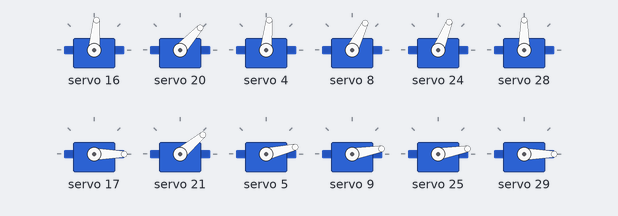
The sketch below on a simulated Arduino Mega 2560, built with avr-gcc and run on an emulated ATmega2560. On the bench: 12 × servo.

Above: at 0.1 s.
At 5.2 s:
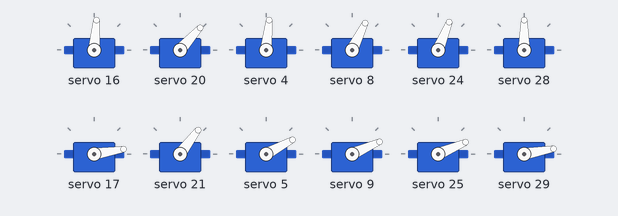
At 13.26 s:
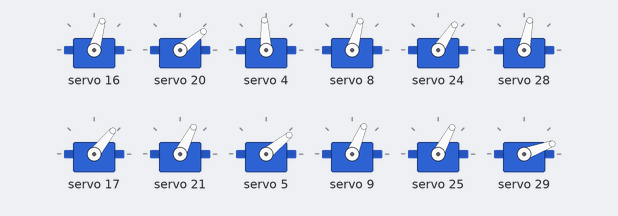
At 21.1 s:
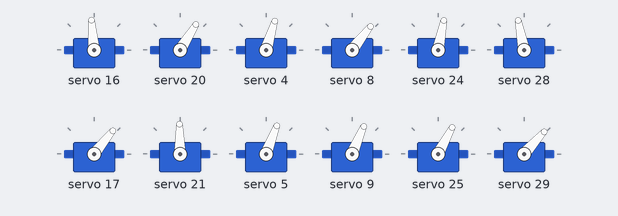
At 28.6 s:
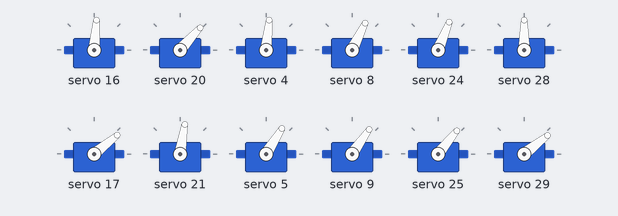
At 39.88 s:
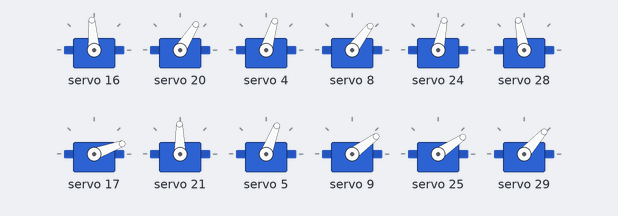
Timing chart, 0 to 40.0 s (numbered marks = the images above):
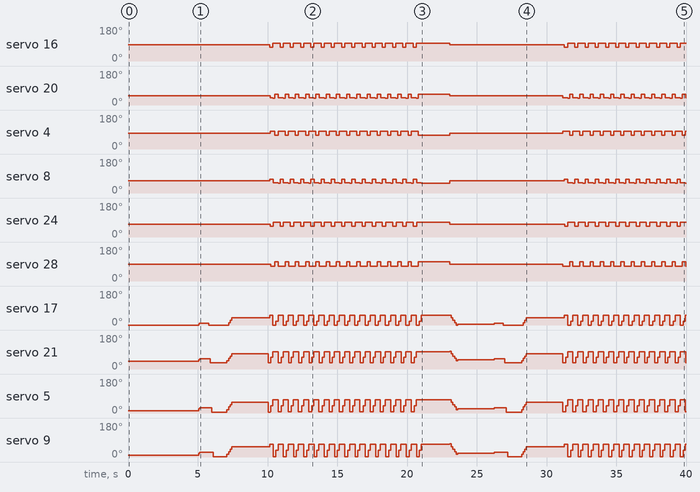

The sketch:

hexapod.ino
```cpp
//
// Hexapod Code
//

#include <math.h>
#include "core_servo_utils.h"
#include "hexapod.h"

#include "walking_style.h"

WalkingStyle style;
bool ENABLE_DEBUG = false;

void setup() {

  if(ENABLE_DEBUG) {
    Serial.begin(9600);
  }
  Serial.println("Waking up 18 servo spider hexapod!");

  setupPwm();

  setInitialServoPositions();

  delay(5000);
  yield();
}

void loop() {

  // setServoPosition(sn60_pin, 60);
  // delay(5000);
  // setServoPosition(sn60_pin, 90);
  // delay(5000);
  // setServoPosition(sn60_pin, 120);
  // delay(10000);
  style.go();

}
```

core_servo_utils.h
```cpp
#ifndef CORE_UTILS_INCLUDE
#define CORE_UTILS_INCLUDE

bool isTaskAborted();

void setupPwm();

int getServoName(int servoNum);

double getAlpha(int L, int servoLift);

double getBeta(int L, int servoLift) ;

void setServoPosition(int servoNum, int theta);


#endif
```

core_servo_utils.ino
```cpp
#include <Wire.h>
#include <Adafruit_PWMServoDriver.h>
#include <math.h>

#include "hexapod.h"
#include "core_servo_utils.h"

// called this way, it uses the default address 0x40
Adafruit_PWMServoDriver pwm = Adafruit_PWMServoDriver();
// you can also call it with a different address you want
Adafruit_PWMServoDriver pwm2 = Adafruit_PWMServoDriver(0x41);

bool taskAborted = false;
int taskAbortCode = -1;

void setupPwm() {
  pwm.begin();
  pwm2.begin();

  pwm.setPWMFreq(FREQ_MG996R);
  pwm2.setPWMFreq(FREQ_MG996R);
}

void setServoPosition(int servoNum, int theta) {

  if (theta < 0 || theta > 180) {
    Serial.println("invalid theta:" + theta);
    abortTask(-1);
    return;
  }

  int sheildNum = servoNum / 16;

  int servoMin = -1;
  int servoMax = -1;
  int thetaMin = -1;
  int thetaMax = -1;
  int thetaOffset = 0;
  int pos60 = -1;
  int pos120 = -1;
  switch(servoNum) {
    case sn10_pin:
      servoMin = sn10_pos60;
      servoMax = sn10_pos120;
      thetaMin = s0_min;
      thetaMax = s0_max;
      thetaOffset = sn10_theta_offset;
      break;
    case sn20_pin:
      servoMin = sn20_pos60;
      servoMax = sn20_pos120;
      thetaMin = s0_min;
      thetaMax = s0_max;
      thetaOffset = sn20_theta_offset;
      break;
    case sn30_pin:
      servoMin = sn30_pos60;
      servoMax = sn30_pos120;
      thetaMin = s0_min;
      thetaMax = s0_max;
      thetaOffset = sn30_theta_offset;
      break;
    case sn40_pin:
      servoMin = sn40_pos60;
      servoMax = sn40_pos120;
      thetaMin = s0_min;
      thetaMax = s0_max;
      thetaOffset = sn40_theta_offset;
      break;
    case sn50_pin:
      servoMin = sn50_pos60;
      servoMax = sn50_pos120;
      thetaMin = s0_min;
      thetaMax = s0_max;
      thetaOffset = sn50_theta_offset;
      break;
    case sn60_pin:
      servoMin = sn60_pos60;
      servoMax = sn60_pos120;
      thetaMin = s0_min;
      thetaMax = s0_max;
      thetaOffset = sn60_theta_offset;
      break;
    case sn11_pin:
      servoMin = sn11_pos60;
      servoMax = sn11_pos120;
      thetaMin = s1_min;
      thetaMax = s1_max;
      thetaOffset = sn11_theta_offset;
      break;
    case sn21_pin:
      servoMin = sn21_pos60;
      servoMax = sn21_pos120;
      thetaMin = s1_min;
      thetaMax = s1_max;
      thetaOffset = sn21_theta_offset;
      break;
    case sn31_pin:
      servoMin = sn31_pos60;
      servoMax = sn31_pos120;
      thetaMin = s1_min;
      thetaMax = s1_max;
      thetaOffset = sn31_theta_offset;
      break;
    case sn41_pin:
      servoMin = sn41_pos60;
      servoMax = sn41_pos120;
      thetaMin = s1_min;
      thetaMax = s1_max;
      thetaOffset = sn41_theta_offset;
      break;
    case sn51_pin:
      servoMin = sn51_pos60;
      servoMax = sn51_pos120;
      thetaMin = s1_min;
      thetaMax = s1_max;
      thetaOffset = sn51_theta_offset;
      break;
    case sn61_pin:
      servoMin = sn61_pos60;
      servoMax = sn61_pos120;
      thetaMin = s1_min;
      thetaMax = s1_max;
      thetaOffset = sn61_theta_offset;
      break;
    case sn12_pin:
      servoMin = sn12_pos60;
      servoMax = sn12_pos120;
      thetaMin = s2_min;
      thetaMax = s2_max;
      thetaOffset = sn12_theta_offset;
      break;
    case sn22_pin:
      servoMin = sn22_pos60;
      servoMax = sn22_pos120;
      thetaMin = s2_min;
      thetaMax = s2_max;
      thetaOffset = sn22_theta_offset;
      break;
    case sn32_pin:
      servoMin = sn32_pos60;
      servoMax = sn32_pos120;
      thetaMin = s2_min;
      thetaMax = s2_max;
      thetaOffset = sn32_theta_offset;
      break;
    case sn42_pin:
      servoMin = sn42_pos60;
      servoMax = sn42_pos120;
      thetaMin = s2_min;
      thetaMax = s2_max;
      thetaOffset = sn42_theta_offset;
      break;
    case sn52_pin:
      servoMin = sn52_pos60;
      servoMax = sn52_pos120;
      thetaMin = s2_min;
      thetaMax = s2_max;
      thetaOffset = sn52_theta_offset;
      break;
    case sn62_pin:
      servoMin = sn62_pos60;
      servoMax = sn62_pos120;
      thetaMin = s2_min;
      thetaMax = s2_max;
      thetaOffset = sn62_theta_offset;
      break;
    default:
      Serial.println("invalid servo:" + getServoName(servoNum) );
      abortTask(-1);
      return;       // raise exception
  }

  if (servoMin < 0 || servoMax < 0) {
    Serial.println("invalid servo min/max for servo:" + getServoName(servoNum));
    abortTask(-1);
    return; // raise exception
  }

  if (theta < thetaMin || theta > thetaMax) {
    Serial.print("Theta:"); Serial.print(theta);
    Serial.print(" not in limits:");
    Serial.print(" ThetaMin:"); Serial.print(thetaMin);
    Serial.print(", ThetaMax:"); Serial.print(thetaMax);
    Serial.print(" for servo:"); Serial.println(getServoName(servoNum));
    abortTask(-1);
    return; //raise exception
  }

  int thetaActual = theta;
  if(theta + thetaOffset > thetaMin && theta + thetaOffset < thetaMax) {
    thetaActual = theta + thetaOffset;
  }
  double pulseLength = map(thetaActual, THETA_MIN_FOR_MAP, THETA_MAX_FOR_MAP, servoMin, servoMax);

    Serial.print("Theta:"); Serial.print(theta);
    Serial.print(" + Theta Offset:"); Serial.print(thetaOffset);
  Serial.print(", Pulse:");Serial.print(pulseLength);
  Serial.print(", servo:"); Serial.println(getServoName(servoNum));

  if(isTaskAborted()) {
    Serial.print("Task aborted");
    return; // do not more actions
  }

  if(servoNum/16 == 0) {
    pwm.setPWM(servoNum, 0, pulseLength);
  } else {
    pulseLength = pulseLength + SHIELD1_PULSE_OFFSET;
    pwm2.setPWM(servoNum%16, 0, pulseLength);
  }

}

int getServoName(int servoNum) {
    switch(servoNum) {
      case sn10_pin:
        return 10;
      case sn20_pin:
        return 20;
      case sn30_pin:
        return 30;
      case sn40_pin:
        return 40;
      case sn50_pin:
        return 50;
      case sn60_pin:
        return 60;
      case sn11_pin:
        return 11;
      case sn21_pin:
        return 21;
      case sn31_pin:
        return 31;
      case sn41_pin:
        return 41;
      case sn51_pin:
        return 51;
      case sn61_pin:
        return 61;
      case sn12_pin:
        return 12;
      case sn22_pin:
        return 22;
      case sn32_pin:
        return 32;
      case sn42_pin:
        return 42;
      case sn52_pin:
        return 52;
      case sn62_pin:
        return 62;
      default:
        Serial.print("Invalid servo num:"); Serial.println(servoNum);
        abortTask(-1);
        break;
    }
    return 0;

}

void abortTask(int code) {
  Serial.print("Task Aborted with code:"); Serial.println(code);
  taskAbortCode = code;
  taskAborted = true;
  delay(60000);

}
bool isTaskAborted() {
  if(taskAborted) {
    Serial.print("Task aborted with code:"); Serial.println(taskAbortCode);
  }
  return taskAborted;
}

void setInitialServoPositions() {

  setServoPosition(sn10_pin, initThetaN10);
  setServoPosition(sn20_pin, initThetaN20);
  setServoPosition(sn30_pin, initThetaN30);
  setServoPosition(sn40_pin, initThetaN40);
  setServoPosition(sn50_pin, initThetaN50);
  setServoPosition(sn60_pin, initThetaN60);


  setServoPosition(sn11_pin, initThetaN11);
  setServoPosition(sn21_pin, initThetaN21);
  setServoPosition(sn31_pin, initThetaN31);
  setServoPosition(sn41_pin, initThetaN41);
  setServoPosition(sn51_pin, initThetaN51);
  setServoPosition(sn61_pin, initThetaN61);


  setServoPosition(sn12_pin, initThetaN12);
  setServoPosition(sn22_pin, initThetaN22);
  setServoPosition(sn32_pin, initThetaN32);
  setServoPosition(sn42_pin, initThetaN42);
  setServoPosition(sn52_pin, initThetaN52);
  setServoPosition(sn62_pin, initThetaN62);
}
```

hexapod.h
```cpp
#ifndef WALKER_INCLUDE
#define WALKER_INCLUDE
const double femur = 7.5; // length of shoulder (in cm)
const double tibia = 14.0; // length of arm
const double coxa = 6.5; // shoulder distance from center
double Z_OFFSET = 4.5; // heigth of shoulder joint from ground

const int L_MIN = 10;
const int L_MAX = 20;

const int FREQ_MG996R = 50;

const int THETA_MIN_FOR_MAP = 60;
const int THETA_MAX_FOR_MAP = 120;

const int SHIELD1_PULSE_OFFSET = -25; // Unbelievable. Needed this as
                                      // same pulse has different behaviour on different shields.
                                      // Servos caliberated using sheild 0 works different on shield1

const int SERVO_THETA_DIFFERENTIAL = 20; // before the angle hold kicks in, we have close to
                                         // +/- 20 degree error.. this is a lot.. :(

const int sn30_pin = 4;      // 0 + 0 (shield_offset, pin_num)
const int sn30_pos60 = 236;
const int sn30_pos120 = 354;
const int sn30_theta_offset = -3;

const int sn31_pin = 5;      // 0 + 0 (shield_offset, pin_num)
const int sn31_pos60 = 195;
const int sn31_pos120 = 305;
const int sn31_theta_offset = 0;

const int sn32_pin = 6;     // 0 + 0 (shield_offset, pin_num)
const int sn32_pos60 = 204;
const int sn32_pos120 = 324;
const int sn32_theta_offset = 0;


const int sn40_pin = 8;      // 0 + 0 (shield_offset, pin_num)
const int sn40_pos60 = 196;
const int sn40_pos120 = 316;
const int sn40_theta_offset = -5;

const int sn41_pin = 9;      // 0 + 0 (shield_offset, pin_num)
const int sn41_pos60 = 189;
const int sn41_pos120 = 303;
const int sn41_theta_offset = 0;

const int sn42_pin = 10;      // 0 + 0 (shield_offset, pin_num)
const int sn42_pos60 = 198;
const int sn42_pos120 = 318;
const int sn42_theta_offset = 0;

const int sn10_pin = 16;      // 16 + 0 (shield_offset, pin_num)
const int sn10_pos60 = 256;
const int sn10_pos120 = 376;
const int sn10_theta_offset = 0;

const int sn11_pin = 17;      // 16 + 1 (shield_offset, pin_num)
const int sn11_pos60 = 162;
const int sn11_pos120 = 274;
const int sn11_theta_offset = 10;

const int sn12_pin = 18;      // 16 + 2 (shield_offset, pin_num)
const int sn12_pos60 = 200;
const int sn12_pos120 = 322;
const int sn12_theta_offset = -5;

const int sn20_pin = 20;      // 16 + 4 (shield_offset, pin_num)
const int sn20_pos60 = 168;
const int sn20_pos120 = 288;
const int sn20_theta_offset = 5;

const int sn21_pin = 21;      // 16 + 5 (shield_offset, pin_num)
const int sn21_pos60 = 275;
const int sn21_pos120 = 377;
const int sn21_theta_offset = -2;

const int sn22_pin = 22;      // 16 + 6 (shield_offset, pin_num)
const int sn22_pos60 = 220;
const int sn22_pos120 = 342;
const int sn22_theta_offset = 5;

const int sn50_pin = 24;      // 16 + 8 (shield_offset, pin_num)
const int sn50_pos60 = 218;
const int sn50_pos120 = 345;
const int sn50_theta_offset = 0;

const int sn51_pin = 25;      // 16 + 9 (shield_offset, pin_num)
const int sn51_pos60 = 209;
const int sn51_pos120 = 314;
const int sn51_theta_offset = 0;

const int sn52_pin = 26;      // 16 + 10 (shield_offset, pin_num)
const int sn52_pos60 = 214;
const int sn52_pos120 = 334;
const int sn52_theta_offset = 2;

const int sn60_pin = 28;      // 16 + 12 (shield_offset, pin_num)
const int sn60_pos60 = 265;
const int sn60_pos120 = 389;
const int sn60_theta_offset = 0;


const int sn61_pin = 29;      // 16 + 13 (shield_offset, pin_num)
const int sn61_pos60 = 163;
const int sn61_pos120 = 267;
const int sn61_theta_offset = 10;

const int sn62_pin = 30;      // 16 + 14 (shield_offset, pin_num)
const int sn62_pos60 = 234;
const int sn62_pos120 = 333;
const int sn62_theta_offset = 0;

const int s0_min = 60;
const int s0_max = 120;
const int s1_min = 15;
const int s1_max = 120;
const int s2_min = 45;
const int s2_max = 135;

const int initThetaN10 = 90;
const int initThetaN20 = 90;
const int initThetaN30 = 90;
const int initThetaN40 = 90;
const int initThetaN50 = 90;
const int initThetaN60 = 90;

const int initThetaN11 = 30;
const int initThetaN21 = 30;
const int initThetaN31 = 30;
const int initThetaN41 = 30;
const int initThetaN51 = 30;
const int initThetaN61 = 30;

const int initThetaN12 = 90;
const int initThetaN22 = 90;
const int initThetaN32 = 90;
const int initThetaN42 = 90;
const int initThetaN52 = 90;
const int initThetaN62 = 90;

// // Depending on your servo make, the pulse width min and max may vary, you
// // want these to be as small/large as possible without hitting the hard stop
// // for max range. You'll have to tweak them as necessary to match the servos you
// // have!
// #define SERVOMIN  150 // this is the 'minimum' pulse length count (out of 4096)
// #define SERVOMAX  600 // this is the 'maximum' pulse length count (out of 4096)

#endif
```

walking_style.h
```cpp
#ifndef WALKING_STYLE_INCLUDE
#define WALKING_STYLE_INCLUDE

class WalkingStyle {

    private:
    const double INIT_H = 22;
    const double INIT_V = -1;
    double h = INIT_H;  //horizontal distance from center
    int v = INIT_V; // height of center above ground
    double fSet1 = 0; // forward or backward distance for leg set 1
    double fSet2 = 0; // forward or backward distance for leg set 2

    public:
    WalkingStyle();

    const int maxNumServos = 32;
    bool servosInAction[32];
    int currServoPositions[32];

    void go();
    void stand();
    void sit();

    void raiseLeg(int lg);
    void lowerLegSeq1(int lg);
    void lowerLegSeq2(int lg);
    void moveLegForward(int lg, double df);
    void moveLegBack(int lg, double df);

    bool isLeftLeg(int lg);
    double getLegF(int lg);
    void setLegF(int lg, double f);

    void moveForwardLegSet(int setNum);
    void moveBackwardLegSet(int setNum);
    void lowerLegSet(int setNum);
    void raiseLegSet(int setNum);


    void executeSequenceSS(); // stand, sit
    void executeSequenceSH(); // stand, say hai, sit
    void executeSequenceWalk(); // stand, walk, sit

    double getAlpha(double h, double f, double v);
    double getBeta(double h, double f, double v);
    double getGamma(double h, double f);
    void setArmPosition(int leg, double h, double f, double v, bool downFirst=false);

    double getAlpha(int L, int servoLift);
    double getBeta(int L, int servoLift);
};

#endif
```

Source omitted: walking_style.ino (8720 bytes)

Measured:
- by itself, servo 16: 85° → 74° at 10.2 s, → 94° 0.22 s later, → 95° 0.37 s later, → 74° 0.15 s later, … (82 changes in this stretch)
- by itself, servo 20: 48° → 38° at 10.2 s, → 37° 0.19 s later, → 58° 0.14 s later, → 38° 0.25 s later, … (83 changes in this stretch)
- by itself, servo 4: 84° → 93° at 10.2 s, → 94° 0.19 s later, → 73° 0.14 s later, → 93° 0.23 s later, … (83 changes in this stretch)
- by itself, servo 8: 64° → 74° at 10.2 s, → 53° 0.24 s later, → 52° 0.34 s later, → 74° 0.15 s later, … (82 changes in this stretch)
- by itself, servo 24: 68° → 57° at 10.2 s, → 78° 0.21 s later, → 79° 0.34 s later, → 57° 0.15 s later, … (82 changes in this stretch)
- by itself, servo 28: 90° → 79° at 10.2 s, → 78° 0.15 s later, → 101° 0.15 s later, → 79° 0.24 s later, … (83 changes in this stretch)
